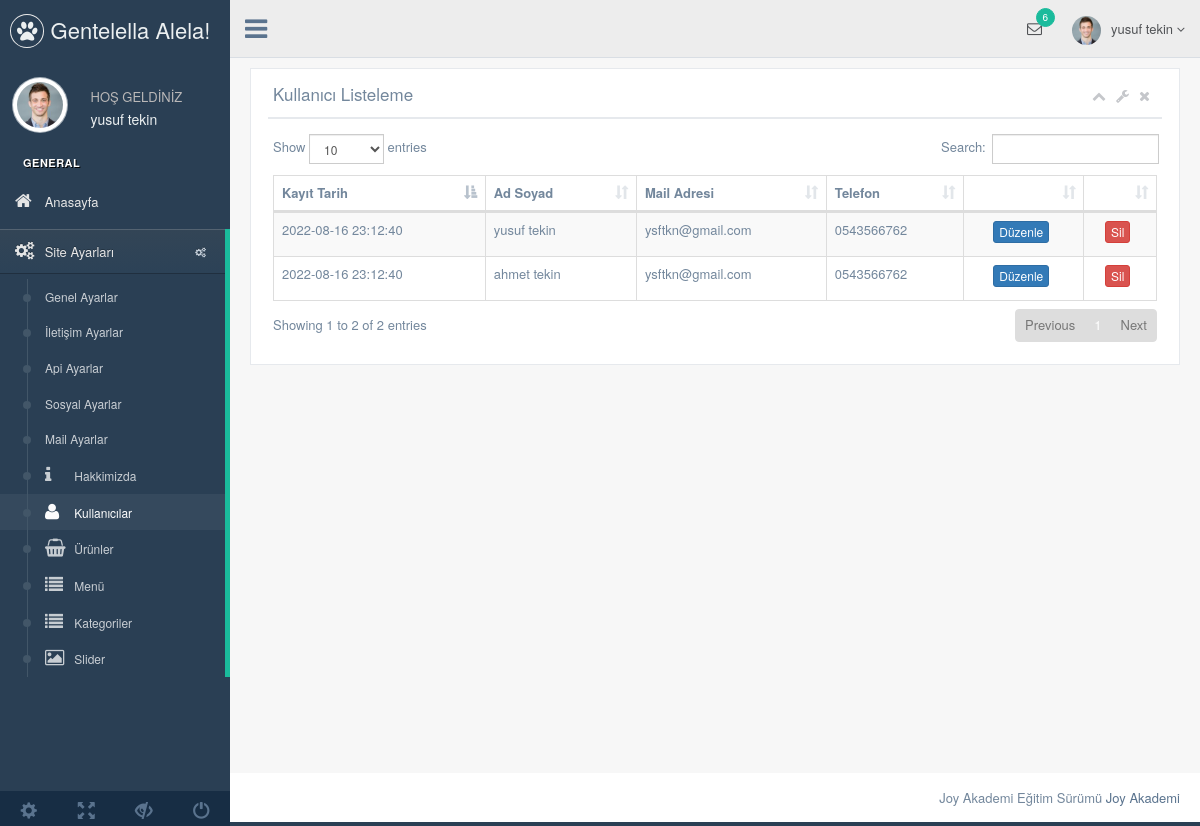
Page /nedmin/production/kullanici.php (signed in) on the committed database.
### tables this page shows
CREATE TABLE `kullanici` (
  `kullanici_id` int(11) NOT NULL,
  `kullanici_zaman` datetime NOT NULL DEFAULT CURRENT_TIMESTAMP,
  `kullanici_resim` varchar(250) DEFAULT NULL,
  `kullanici_tc` varchar(50) NOT NULL,
  `kullanici_ad` varchar(100) NOT NULL,
  `kullanici_mail` varchar(70) NOT NULL,
  `kullanici_gsm` varchar(50) NOT NULL,
  `kullanici_password` varchar(50) NOT NULL,
  `kullanici_adsoyad` varchar(50) NOT NULL,
  `kullanici_adres` varchar(250) NOT NULL,
  `kullanici_il` varchar(100) NOT NULL,
  `kullanici_ilçe` varchar(100) NOT NULL,
  `kullanici_unvan` varchar(100) NOT NULL,
  `kullanici_yetki` varchar(50) NOT NULL,
  `kullanici_durum` tinyint(1) NOT NULL DEFAULT '1'
);

### nedmin/production/kullanici.php (the view, shortened to what this page needs)
<?php
include 'header.php';
$kullanicisor=$db->prepare("SELECT * FROM kullanici");
$kullanicisor->execute();
?>
<div class="right_col" role="main">
  <div class="">
    <div class="row">
      <div class="col-md-12 col-sm-12 col-xs-12">
        <div class="x_panel">
          <div class="x_title">
            <h2>Kullanıcı Listeleme </h2>
            <ul class="nav navbar-right panel_toolbox">
              <li><a class="collapse-link"><i class="fa fa-chevron-up"></i></a>
              </li>
              <li class="dropdown">
                <a href="#" class="dropdown-toggle" data-toggle="dropdown" role="button" aria-expanded="false"><i class="fa fa-wrench"></i></a>
              </li>
              <li><a class="close-link"><i class="fa fa-close"></i></a>
              </li>
            </ul>
            <div class="clearfix"></div>
          </div>
          <div class="x_content">
            <table id="datatable-responsive" class="table table-striped table-bordered dt-responsive nowrap" cellspacing="0" width="100%">
              <thead>
                <tr>
                  <th>Kayıt Tarih</th>
                  <th>Ad Soyad</th>
                  <th>Mail Adresi</th>
                  <th>Telefon</th>
                  <th></th>
                  <th></th>
                </tr>
              </thead>
              <tbody>
                <?php
                while($kullanicicek=$kullanicisor->fetch(PDO::FETCH_ASSOC)) {?>
                <tr>
                  <td><?php echo $kullanicicek['kullanici_zaman'] ?></td>
                  <td><?php echo $kullanicicek['kullanici_adsoyad'] ?></td>
                  <td><?php echo $kullanicicek['kullanici_mail'] ?></td>
                  <td><?php echo $kullanicicek['kullanici_gsm'] ?></td>
                  <td><center><a href="kullanici-duzenle.php?kullanici_id=<?php echo $kullanicicek['kullanici_id']; ?>"><button class="btn btn-primary btn-xs">Düzenle</button></a></center></td>
                  <td><center><a href="../netting/islem.php?kullanici_id=<?php echo $kullanicicek['kullanici_id']; ?>&kullanicisil=ok"><button class="btn btn-danger btn-xs">Sil</button></a></center></td>
                </tr>
                <?php  }
                ?>
              </tbody>
            </table>
          </div>
        </div>
      </div>
    </div>
  </div>
</div>
<?php include 'footer.php'; ?>

### nedmin/production/header.php (shortened to what this page needs)
<?php
include '../netting/baglan.php';
$kullanicisor=$db->prepare("SELECT * FROM kullanici where kullanici_mail=:mail");
$kullanicisor->execute(array(
  'mail'=> $_SESSION['kullanici_mail']
));
$kullanicicek=$kullanicisor->fetch(PDO::FETCH_ASSOC);
?>
<!DOCTYPE html>
<html lang="en">
  <head>
    <link href="../vendors/bootstrap/dist/css/bootstrap.min.css" rel="stylesheet">
    <link href="../vendors/font-awesome/css/font-awesome.min.css" rel="stylesheet">
    <link href="../vendors/nprogress/nprogress.css" rel="stylesheet">
    <link href="../vendors/iCheck/skins/flat/green.css" rel="stylesheet">
    <link href="../vendors/datatables.net-bs/css/dataTables.bootstrap.min.css" rel="stylesheet">
    <link href="../vendors/datatables.net-buttons-bs/css/buttons.bootstrap.min.css" rel="stylesheet">
    <link href="../vendors/datatables.net-fixedheader-bs/css/fixedHeader.bootstrap.min.css" rel="stylesheet">
    <link href="../vendors/datatables.net-responsive-bs/css/responsive.bootstrap.min.css" rel="stylesheet">
    <link href="../vendors/datatables.net-scroller-bs/css/scroller.bootstrap.min.css" rel="stylesheet">
    <link href="../build/css/custom.min.css" rel="stylesheet">
  </head>
  <body class="nav-md">
    <div class="container body">
      <div class="main_container">
        <div class="col-md-3 left_col">
          <div class="left_col scroll-view">
            <div class="navbar nav_title" style="border: 0;">
              <a href="index.html" class="site_title"><i class="fa fa-paw"></i> <span>Gentelella Alela!</span></a>
            </div>
            <div class="profile clearfix">
              <div class="profile_pic">
                <img src="images/img.jpg" alt="..." class="img-circle profile_img">
              </div>
              <div class="profile_info">
                <span>HOŞ GELDİNİZ</span>
                <h2><?php echo $kullanicicek['kullanici_adsoyad'] ?></h2>
              </div>
            </div>
            <br>
            <div id="sidebar-menu" class="main_menu_side hidden-print main_menu">
              <div class="menu_section">
                <h3>General</h3>
                <ul class="nav side-menu">
                  <li><a href="index.php"><i class="fa fa-home"></i> Anasayfa </a></li>
                  <li><a><i class="fa fa-cogs"></i> Site Ayarları <span class="fa fa-cogs"></span></a>
                    <ul class="nav child_menu">
                      <li><a href="genel-ayar.php">Genel Ayarlar</a></li>
                      <li><a href="iletisim-ayarlar.php">İletişim Ayarlar</a></li>
                      <li><a href="api-ayarlar.php">Api Ayarlar</a></li>
                      <li><a href="sosyal-ayarlar.php">Sosyal Ayarlar</a></li>
                      <li><a href="mail-ayarlar.php">Mail Ayarlar</a></li>
                  <li><a href="hakkimizda.php"><i class="fa fa-info"></i> Hakkimizda </a></li>
                  <li><a href="kullanici.php"><i class="fa fa-user"></i> Kullanıcılar </a></li>
                  <li><a href="urun.php"><i class="fa fa-shopping-basket"></i> Ürünler </a></li>
                  <li><a href="menu.php"><i class="fa fa-list"></i> Menü </a></li>
                  <li><a href="kategori.php"><i class="fa fa-list"></i> Kategoriler </a></li>
                  <li><a href="slider.php"><i class="fa fa-image"></i> Slider </a></li>
                    </ul>
                  </li>
                </ul>
              </div>
            </div>
            <div class="sidebar-footer hidden-small">
              <a data-toggle="tooltip" data-placement="top" title="Settings">
                <span class="glyphicon glyphicon-cog" aria-hidden="true"></span>
              </a>
              <a data-toggle="tooltip" data-placement="top" title="FullScreen">
                <span class="glyphicon glyphicon-fullscreen" aria-hidden="true"></span>
              </a>
              <a data-toggle="tooltip" data-placement="top" title="Lock">
                <span class="glyphicon glyphicon-eye-close" aria-hidden="true"></span>
              </a>
              <a data-toggle="tooltip" data-placement="top" title="Logout">
                <span class="glyphicon glyphicon-off" aria-hidden="true"></span>
              </a>
            </div>
          </div>
        </div>
        <div class="top_nav">
          <div class="nav_menu">
            <nav>
              <div class="nav toggle">
                <a id="menu_toggle"><i class="fa fa-bars"></i></a>
              </div>
              <ul class="nav navbar-nav navbar-right">
                <li class="">
                  <a href="javascript:;" class="user-profile dropdown-toggle" data-toggle="dropdown" aria-expanded="false">
                    <img src="images/img.jpg" alt=""><?php echo $kullanicicek['kullanici_adsoyad'];   ?>
                    <span class=" fa fa-angle-down"></span>
                  </a>
                </li>
                <li role="presentation" class="dropdown">
                  <a href="javascript:;" class="dropdown-toggle info-number" data-toggle="dropdown" aria-expanded="false">
                    <i class="fa fa-envelope-o"></i>
                    <span class="badge bg-green">6</span>
                  </a>
                </li>
              </ul>
            </nav>
          </div>
        </div>

### rows in the picture
kullanici: kullanici_adsoyad "yusuf tekin", kullanici_zaman "2022-08-16 23:12:40", kullanici_mail "ysftkn@gmail.com", kullanici_gsm "0543566762"
kullanici: kullanici_zaman "2022-08-16 23:12:40", kullanici_adsoyad "ahmet tekin", kullanici_mail "ysftkn@gmail.com", kullanici_gsm "0543566762"
